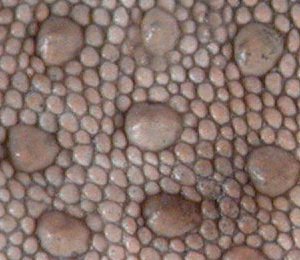
%> input picture material/code/visionbook/13MathMorph/images/gecko.png, 300 x 260 px
$ octave wshed_demo.m   (GNU Octave 9; MATLAB toolbox functions it lacks are replaced by stand-ins)
%> lines starting %> are read from the running program, lines starting %| are printed output that depends on the picture; in (x1, y1, x2, y2) boxes, pixels count from 0 and x2, y2 are one past the last pixel; in counts of white or black regions, pixels touching at a corner belong together; the program's own positions count from 1
%> further down, im is the input picture: size 260x300x3 uint8; mean R, G, B 137.6, 116.3, 108.6
### material/code/visionbook/matlab_code/misc/exportfig.m
function exportfig(varargin)
%EXPORTFIG  Export a figure to Encapsulated Postscript.
%   EXPORTFIG(H, FILENAME) writes the figure H to FILENAME.  H is
%   a figure handle and FILENAME is a string that specifies the
%   name of the output file.
%
%   EXPORTFIG(...,PARAM1,VAL1,PARAM2,VAL2,...) specifies
%   parameters that control various characteristics of the output
%   file.
%
%   Format Paramter:
%     'Format'  one of the strings 'eps','eps2','jpeg','png','preview'
%          specifies the output format. Defaults to 'eps'.
%          The output format 'preview' does not generate an output
%          file but instead creates a new figure window with a
%          preview of the exported figure. In this case the
%          FILENAME parameter is ignored.
%
%     'Preview' one of the strings 'none', 'tiff'
%          specifies a preview for EPS files. Defaults to 'none'.
%
%   Size Parameters:
%     'Width'   a positive scalar
%          specifies the width in the figure's PaperUnits
%     'Height'  a positive scalar
%          specifies the height in the figure's PaperUnits
%
%     Specifying only one dimension sets the other dimension
%     so that the exported aspect ratio is the same as the
%     figure's current aspect ratio.
%     If neither dimension is specified the size defaults to
%     the width and height from the figure's PaperPosition.
%
%   Rendering Parameters:
%     'Color'     one of the strings 'bw', 'gray', 'cmyk'
%         'bw'    specifies that lines and text are exported in
%                 black and all other objects in grayscale
%         'gray'  specifies that all objects are exported in grayscale
%         'cmyk'  specifies that all objects are exported in color
%                 using the CMYK color space
%     'Renderer'  one of the strings 'painters', 'zbuffer', 'opengl'
%         specifies the renderer to use
%     'Resolution'   a positive scalar
%         specifies the resolution in dots-per-inch.
%
%     The default color setting is 'bw'.
%
%   Font Parameters:
%     'FontMode'     one of the strings 'scaled', 'fixed'
%     'FontSize'     a positive scalar
%          in 'scaled' mode multiplies with the font size of each
%          text object to obtain the exported font size
%          in 'fixed' mode specifies the font size of all text
%          objects in points
%     'FontEncoding' one of the strings 'latin1', 'adobe'
%          specifies the character encoding of the font
%
%     If FontMode is 'scaled' but FontSize is not specified then a
%     scaling factor is computed from the ratio of the size of the
%     exported figure to the size of the actual figure. The minimum
%     font size allowed after scaling is 5 points.
%     If FontMode is 'fixed' but FontSize is not specified then the
%     exported font sizes of all text objects is 7 points.
%
%     The default 'FontMode' setting is 'scaled'.
%
%   Line Width Parameters:
%     'LineMode'     one of the strings 'scaled', 'fixed'
%     'LineWidth'    a positive scalar
%          the semantics of LineMode and LineWidth are exactly the
%          same as FontMode and FontSize, except that they apply
%          to line widths instead of font sizes. The minumum line
%          width allowed after scaling is 0.5 points.
%          If LineMode is 'fixed' but LineWidth is not specified
%          then the exported line width of all line objects is 1
%          point.
%
%   Examples:
%     exportfig(gcf,'fig1.eps','height',3);
%       Exports the current figure to the file named 'fig1.eps' with
%       a height of 3 inches (assuming the figure's PaperUnits is
%       inches) and an aspect ratio the same as the figure's aspect
%       ratio on screen.
%
%     exportfig(gcf, 'fig2.eps', 'FontMode', 'fixed',...
%                'FontSize', 10, 'color', 'cmyk' );
%       Exports the current figure to 'fig2.eps' in color with all
%       text in 10 point fonts. The size of the exported figure is
%       the figure's PaperPostion width and height.


if (nargin < 2)
  error('Too few input arguments');
end

% exportfig(H, filename, ...)
H = varargin{1};
if ~ishandle(H) | ~strcmp(get(H,'type'), 'figure')
  error('First argument must be a handle to a figure.');
end
filename = varargin{2};
if ~ischar(filename)
  error('Second argument must be a string.');
end
paramPairs = varargin(3:end);

% Do some validity checking on param-value pairs
if (rem(length(paramPairs),2) ~= 0)
  error(['Invalid input syntax. Optional parameters and values' ...
	 ' must be in pairs.']);
end

format = 'eps';
preview = 'none';
width = -1;
height = -1;
%color = 'bw';
color = 'cmyk';
fontsize = -1;
fontmode='scaled';
linewidth = -1;
linemode=[];
fontencoding = 'latin1';
renderer = [];
resolution = [];

% Process param-value pairs
args = {};
for k = 1:2:length(paramPairs)
  param = lower(paramPairs{k});
  if (~ischar(param))
    error('Optional parameter names must be strings');
  end
  value = paramPairs{k+1};

  switch (param)
   case 'format'
    format = value;
    if (~strcmp(format,{'eps','eps2','jpeg','png','preview'}))
      error(['Format must be ''eps'', ''eps2'', ''jpeg'', ''png'' or' ...
	     ' ''preview''.']);
    end
   case 'preview'
    preview = value;
    if (~strcmp(preview,{'none','tiff'}))
      error('Preview must be ''none'' or ''tiff''.');
    end
   case 'width'
    width = LocalToNum(value);
    if(~LocalIsPositiveScalar(width))
      error('Width must be a numeric scalar > 0');
    end
   case 'height'
    height = LocalToNum(value);
    if(~LocalIsPositiveScalar(height))
      error('Height must be a numeric scalar > 0');
    end
   case 'color'
    color = lower(value);
    if (~strcmp(color,{'bw','gray','cmyk'}))
      error('Color must be ''bw'', ''gray'' or ''cmyk''.');
    end
   case 'fontmode'
    fontmode = lower(value);
    if (~strcmp(fontmode,{'scaled','fixed'}))
      error('FontMode must be ''scaled'' or ''fixed''.');
    end
   case 'fontsize'
    fontsize = LocalToNum(value);
    if(~LocalIsPositiveScalar(fontsize))
      error('FontSize must be a numeric scalar > 0');
    end
   case 'fontencoding'
    fontencoding = lower(value);
    if (~strcmp(fontencoding,{'latin1','adobe'}))
      error('FontEncoding must be ''latin1'' or ''adobe''.');
    end
   case 'linemode'
    linemode = lower(value);
    if (~strcmp(linemode,{'scaled','fixed'}))
      error('LineMode must be ''scaled'' or ''fixed''.');
    end
   case 'linewidth'
    linewidth = LocalToNum(value);
    if(~LocalIsPositiveScalar(linewidth))
      error('LineWidth must be a numeric scalar > 0');
    end
   case 'renderer'
    renderer = lower(value);
    if (~strcmp(renderer,{'painters','zbuffer','opengl'}))
      error('Renderer must be ''painters'', ''zbuffer'' or ''opengl''.');
    end
   case 'resolution'
    resolution = LocalToNum(value);
    if ~(isnumeric(value) & (prod(size(value)) == 1) & (value >= 0));
      error('Resolution must be a numeric scalar >= 0');
    end
   otherwise
    error(['Unrecognized option ' param '.']);
  end
end

allLines  = findall(H, 'type', 'line');
allText   = findall(H, 'type', 'text');
allAxes   = findall(H, 'type', 'axes');
allImages = findall(H, 'type', 'image');
allLights = findall(H, 'type', 'light');
allPatch  = findall(H, 'type', 'patch');
allSurf   = findall(H, 'type', 'surface');
allRect   = findall(H, 'type', 'rectangle');
allFont   = [allText; allAxes];
allColor  = [allLines; allText; allAxes; allLights];
allMarker = [allLines; allPatch; allSurf];
allEdge   = [allPatch; allSurf];
allCData  = [allImages; allPatch; allSurf];

old.objs = {};
old.prop = {};
old.values = {};

% Process format and preview parameter
showPreview = strcmp(format,'preview');
if showPreview
  format = 'png';
  filename = [tempName '.png'];
end
if strncmp(format,'eps',3) & ~strcmp(preview,'none')
  args = {args{:}, ['-' preview]};
end

hadError = 0;
try
  % Process size parameters
  paperPos = get(H, 'PaperPosition');
  old = LocalPushOldData(old, H, 'PaperPosition', paperPos);
  figureUnits = get(H, 'Units');
  set(H, 'Units', get(H,'PaperUnits'));
  figurePos = get(H, 'Position');
  aspectRatio = figurePos(3)/figurePos(4);
  set(H, 'Units', figureUnits);
  if (width == -1) & (height == -1)
    width = paperPos(3);
    height = paperPos(4);
  elseif (width == -1)
    width = height * aspectRatio;
  elseif (height == -1)
    height = width / aspectRatio;
  end
  set(H, 'PaperPosition', [0 0 width height]);
  paperPosMode = get(H, 'PaperPositionMode');
  old = LocalPushOldData(old, H, 'PaperPositionMode', paperPosMode);
  set(H, 'PaperPositionMode', 'manual');

  % Process rendering parameters
  switch (color)
   case {'bw', 'gray'}
    if ~strcmp(color,'bw') & strncmp(format,'eps',3)
      format = [format 'c'];
    end
    args = {args{:}, ['-d' format]};

    %compute and set gray colormap
    oldcmap = get(H,'Colormap');
    newgrays = 0.30*oldcmap(:,1) + 0.59*oldcmap(:,2) + 0.11*oldcmap(:,3);
    newcmap = [newgrays newgrays newgrays];
    old = LocalPushOldData(old, H, 'Colormap', oldcmap);
    set(H, 'Colormap', newcmap);

    %compute and set ColorSpec and CData properties
    old = LocalUpdateColors(allColor, 'color', old);
    old = LocalUpdateColors(allAxes, 'xcolor', old);
    old = LocalUpdateColors(allAxes, 'ycolor', old);
    old = LocalUpdateColors(allAxes, 'zcolor', old);
    old = LocalUpdateColors(allMarker, 'MarkerEdgeColor', old);
    old = LocalUpdateColors(allMarker, 'MarkerFaceColor', old);
    old = LocalUpdateColors(allEdge, 'EdgeColor', old);
    old = LocalUpdateColors(allEdge, 'FaceColor', old);
    old = LocalUpdateColors(allCData, 'CData', old);

   case 'cmyk'
    if strncmp(format,'eps',3)
      format = [format 'c'];
      args = {args{:}, ['-d' format], '-cmyk'};
    else
      args = {args{:}, ['-d' format]};
    end
   otherwise
    error('Invalid Color parameter');
  end
  if (~isempty(renderer))
    args = {args{:}, ['-' renderer]};
  end
  if (~isempty(resolution)) | ~strncmp(format,'eps',3)
    if isempty(resolution)
      resolution = 0;
    end
    args = {args{:}, ['-r' int2str(resolution)]};
  end

  % Process font parameters
  if (~isempty(fontmode))
    oldfonts = LocalGetAsCell(allFont,'FontSize');
    switch (fontmode)
     case 'fixed'
      oldfontunits = LocalGetAsCell(allFont,'FontUnits');
      old = LocalPushOldData(old, allFont, {'FontUnits'}, oldfontunits);
      set(allFont,'FontUnits','points');
      if (fontsize == -1)
	set(allFont,'FontSize',7);
      else
	set(allFont,'FontSize',fontsize);
      end
     case 'scaled'
      if (fontsize == -1)
	wscale = width/figurePos(3);
	hscale = height/figurePos(4);
	scale = min(wscale, hscale);
      else
	scale = fontsize;
      end
      newfonts = LocalScale(oldfonts,scale,5);
      set(allFont,{'FontSize'},newfonts);
     otherwise
      error('Invalid FontMode parameter');
    end
    % make sure we push the size after the units
    old = LocalPushOldData(old, allFont, {'FontSize'}, oldfonts);
  end
  if strcmp(fontencoding,'adobe') & strncmp(format,'eps',3)
    args = {args{:}, '-adobecset'};
  end

  % Process linewidth parameters
  if (~isempty(linemode))
    oldlines = LocalGetAsCell(allMarker,'LineWidth');
    old = LocalPushOldData(old, allMarker, {'LineWidth'}, oldlines);
    switch (linemode)
     case 'fixed'
      if (linewidth == -1)
	set(allMarker,'LineWidth',1);
      else
	set(allMarker,'LineWidth',linewidth);
      end
     case 'scaled'
      if (linewidth == -1)
	wscale = width/figurePos(3);
	hscale = height/figurePos(4);
	scale = min(wscale, hscale);
      else
	scale = linewidth;
      end
      newlines = LocalScale(oldlines, scale, 0.5);
      set(allMarker,{'LineWidth'},newlines);
     otherwise
      error('Invalid LineMode parameter');
    end
  end

  % Export
  print(H, filename, args{:});

catch
  hadError = 1;
end

% Restore figure settings
for n=1:length(old.objs)
  set(old.objs{n}, old.prop{n}, old.values{n});
end

if hadError
  error(deblank(lasterr));
end

% Show preview if requested
if showPreview
  X = imread(filename,'png');
  delete(filename);
  f = figure( 'Name', 'Preview', ...
	      'Menubar', 'none', ...
	      'NumberTitle', 'off', ...
	      'Visible', 'off');
  image(X);
  axis image;
  ax = findobj(f, 'type', 'axes');
  set(ax, 'Units', get(H,'PaperUnits'), ...
	  'Position', [0 0 width height], ...
	  'Visible', 'off');
  set(ax, 'Units', 'pixels');
  axesPos = get(ax,'Position');
  figPos = get(f,'Position');
  rootSize = get(0,'ScreenSize');
  figPos(3:4) = axesPos(3:4);
  if figPos(1) + figPos(3) > rootSize(3)
    figPos(1) = rootSize(3) - figPos(3) - 50;
  end
  if figPos(2) + figPos(4) > rootSize(4)
    figPos(2) = rootSize(4) - figPos(4) - 50;
  end
  set(f, 'Position',figPos, ...
	 'Visible', 'on');
end

%
%  Local Functions
%

function outData = LocalPushOldData(inData, objs, prop, values)
outData.objs = {inData.objs{:}, objs};
outData.prop = {inData.prop{:}, prop};
outData.values = {inData.values{:}, values};

function cellArray = LocalGetAsCell(fig,prop);
cellArray = get(fig,prop);
if (~isempty(cellArray)) & (~iscell(cellArray))
  cellArray = {cellArray};
end

function newArray = LocalScale(inArray, scale, minValue)
%> called with scale = 0.748, minValue = 5
n = length(inArray);
newArray = cell(n,1);
for k=1:n
  newArray{k} = max(minValue,scale*inArray{k}(1));
end

% [76 lines left out: functions LocalMapToGray, LocalMapCData, LocalUpdateColors, LocalIsPositiveScalar, LocalToNum, not called in this run]

### material/code/visionbook/13MathMorph/wshed.m
function im_regions = wshed(varargin)
% WSHED Watershed segmentation with automatic marker extraction
% CMP Vision Algorithms http://visionbook.felk.cvut.cz
%
% Function wshed implements watershed segmentation with
% automatic marker extraction . The
% function segments bright regions of arbitrary size and shape that
% are separated by darker borders. The markers for the watershed
% transformation are extracted using h-domes, see
% Section ??. A Matlab implementation of the
% watershed transformation is used (watershed).
%
% Usage: im_regions = wshed(im,r,h)
% Inputs:
%   im  [m x n]  Grayscale input image.
%   r  (default 4)  Radius of the structuring element used for
%   de-noising. A reasonable size is 2--5.
%   h  (default 33)  Parameter h of the h-domes
%     extraction. Specifies the minimal height of the intensity
%     function for each object with respect to the
%     borders. A reasonable value for h is 20--40.
% Outputs:
%   im_regions  [m x n]  Watershed regions. The regions are
%     labeled by increasing values 1,2,3, Zeros mark
%     region boundaries.
% See also: watershed.

%%%%%%%%%%%%%%%%%%%%%%%%%%%%%%%%%%%%%%%%%%%%%%
%%%%%%%%%%%%%%%%%%%%%%%%%%%%%%%%%%%%%%%%%%%%%%
im = varargin{1};

% handle the input variable r, if unspecified assign r = 4
if nargin>1
  r = varargin{2};
%> r = 4
else
  r = 4;
end

% handle the input variable h, if unspecified assign h = 35
if nargin>2
  h = varargin{3};
%> h = 33
else
  h = 35;
end

im = imopen( im, strel('disk',r) );
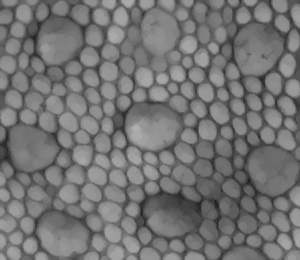
%> im: size 260x300 uint8; min 24, max 173, mean 115.5

figure(2);imshow(im,[]); colormap(gray);
exportfig(2,'output_images/wshed_opened.eps');

markers = im - imreconstruct( im-h, im ); % extraction of h-domes
figure(3);imshow(markers,[]); colormap(gray);
exportfig(3,'output_images/wshed_h_domes.eps');
markers = markers > 0; % thresholding h-domes
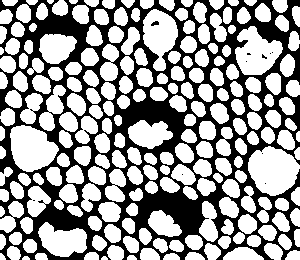
%> markers: size 260x300 logical; 60% white; 11 black regions (9 under 20 px), largest, box (x1, y1, x2, y2) and area: (0, 0, 300, 260) 31114, (151, 21, 159, 26) 27
markers = imerode( markers, strel('disk',3) ); % eroding markers
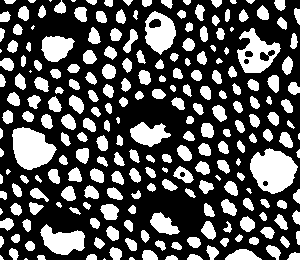
%> markers: size 260x300 logical; 33.4% white; 233 white regions (16 under 20 px), largest, box (x1, y1, x2, y2) and area: (250, 148, 298, 194) 1492, (12, 127, 57, 170) 1315, (237, 28, 281, 73) 986

im_marked = max(im(:)) - im;
im_marked = imimposemin( im_marked, markers );
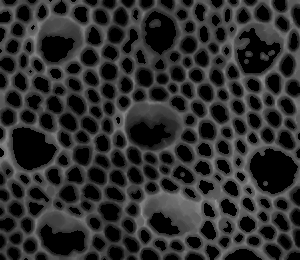
%> im_marked: size 260x300 uint8; min 0, max 150, mean 45.7
im_regions = watershed( im_marked );
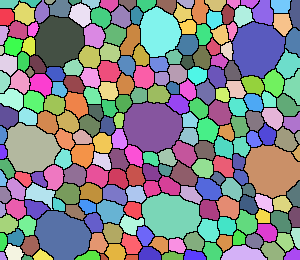
%> im_regions: size 260x300 uint8; 234 distinct labels, from 0 to 233; one colour per label, 0 black
return

### material/code/visionbook/cmpviapath.m
function p = cmpviapath(rootpath,stprtoolbox)
% CMPVIAPATH Sets all necessary paths for cmpvia toolbox
%
% p = cmpviapath(rootpath);
%
% Input parameters:
% rootpath ... (optinoal) root path of the toolbox, defaults
%              to current working directory
% stprtoolbox... (optional) if set to 1, path to stprtoolbox is
%                added and the toolbox is initialized
%
% Output:
% p ... added path
%
% History:
% 2006-01-26 Tomas Svoboda: created based on a similar function
%            from Vojta Franc and Vaclav Hlavac patern recognition
%            toolbox
%
% $Id: cmpviapath.m 1181 2014-04-02 15:47:26Z svoboda $

if nargin<2
  stprtoolbox=0 ;
end ;

if nargin<1
  rootpath=pwd;
end

disp('Setting path for the CMPvia codes')
disp('cmpvia@cmp.felk.cvut.cz ---------')

% set path for UNIX
p = ['$:', ...
	 '$02Image:', ...
     '$03ImageMath:', ...
	 '$04DataStr:',...
	 '$05Preproc:',...
	 '$06Segm1:',...
	 '$07Segm2:',...
	 '$08ShapeRepr:',...
	 '$09ObjRec:',...
	 '$11Theory3D:',...
     '$14Compr:', ...
     '$15Texture:', ...
     '$16Motion:', ...
	 '$matlab_code/graphcut:',...
	 '$matlab_code/bsplines:',...
     '$matlab_code/misc:'
	 ];

if stprtoolbox,
  p = [ p, '$matlab_code/stprtool:' ] ;
end ;


p=translate(p,rootpath);

% adds path at the start
addpath(p);

% setup
if stprtoolbox,
  stprpath(translate('$/matlab_code/stprtool',rootpath)) ;
end ;

%--translate ---------------------------------------------------------
function p = translate(p,rootpath);
%TRANSLATE Translate unix path to platform specific path
%   TRANSLATE fixes up the path so that it's valid on non-UNIX platforms
%
% This function was derived from MathWork M-file "pathdef.m"

cname = computer;

% Look for PC
if strncmp(cname,'PC',2)
  p = strrep(p,'/','\');
  p = strrep(p,':',';');
  p = strrep(p,'$',[rootpath '\']);

% [12 lines of commented-out code are left out]
else
  p = strrep(p,'$',[rootpath '/']);
end

### material/code/visionbook/13MathMorph/wshed_demo.m
% WSHED_DEMO Demo showing the usage of wshed, segment scales on a gecko skin
% CMP Vision Algorithms http://visionbook.felk.cvut.cz
%
% Example
% Watershed segmentation with automatic marker extraction
% is used to segment small and large scales on a gecko
% skin . The morphological operations used
% are not shape-dependent (except the opening to suppress
% noise). Therefore, the method is robust enough to segment both
% small and large scales.

addpath ../.;
cmpviapath('../.');
if (exist('output_images')~=7)
  mkdir('output_images');
end

ImageDir = 'images/' % directory containing the images

im = imread( [ImageDir 'gecko.png'] );
figure(1);imshow(rgb2gray(im));colormap gray;
exportfig(1,'output_images/wshed_gray.eps');
im_gray = rgb2gray(im); % converting to grayscale
regions = wshed( im_gray, 4, 33 ); % watershed segmentation


im_red = im(:,:,1);
im_red(regions == 0) = 255;
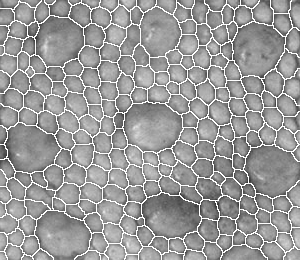
%> im_red: size 260x300 uint8; min 49, max 255, mean 154.8
im(:,:,1) = im_red;
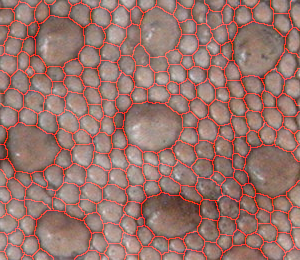
%> im: size 260x300x3 uint8; 11.16% of pixels changed, all inside (x1, y1, x2, y2) = (0, 0, 300, 260)

figure(4);imshow(im);
exportfig(4,'output_images/wshed_segmentation.eps');

$ run again, with material/code/visionbook/13MathMorph/images/coins.png copied over material/code/visionbook/13MathMorph/images/gecko.png
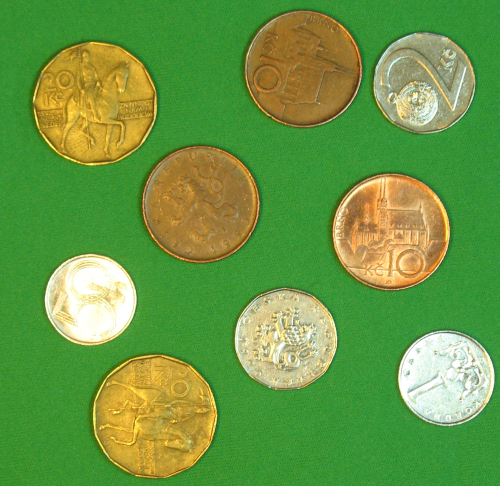
%> input picture material/code/visionbook/13MathMorph/images/coins.png, 500 x 486 px
%> im is the input picture: size 486x500x3 uint8; mean R, G, B 104.6, 152.3, 67.2
%> r = 4
%> h = 33
%> in wshed, `markers = markers > 0;`:
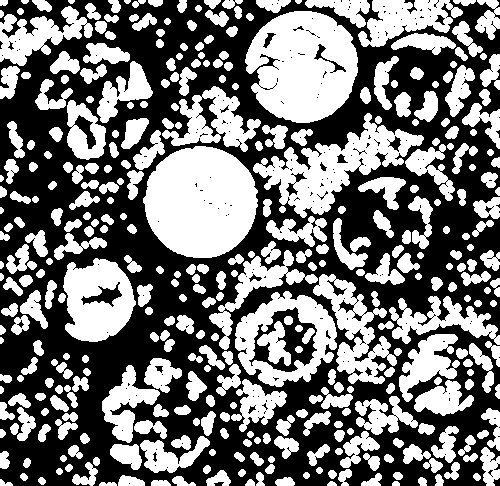
%> markers: size 486x500 logical; 46.4% white; 368 white regions, largest, box (x1, y1, x2, y2) and area: (143, 146, 258, 258) 9967, (245, 11, 358, 123) 9256, (253, 113, 424, 218) 6183
%> im_regions: size 486x500 uint16; 629 distinct labels, from 0 to 628
%> `im(:,:,1) = im_red;`:
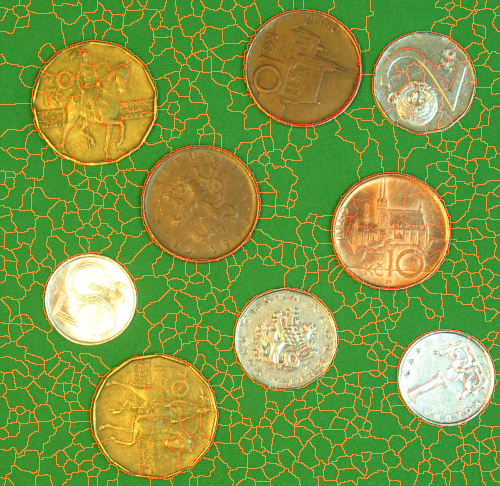
%> im: size 486x500x3 uint8; 10.83% of pixels changed, all inside (x1, y1, x2, y2) = (0, 0, 500, 486)
